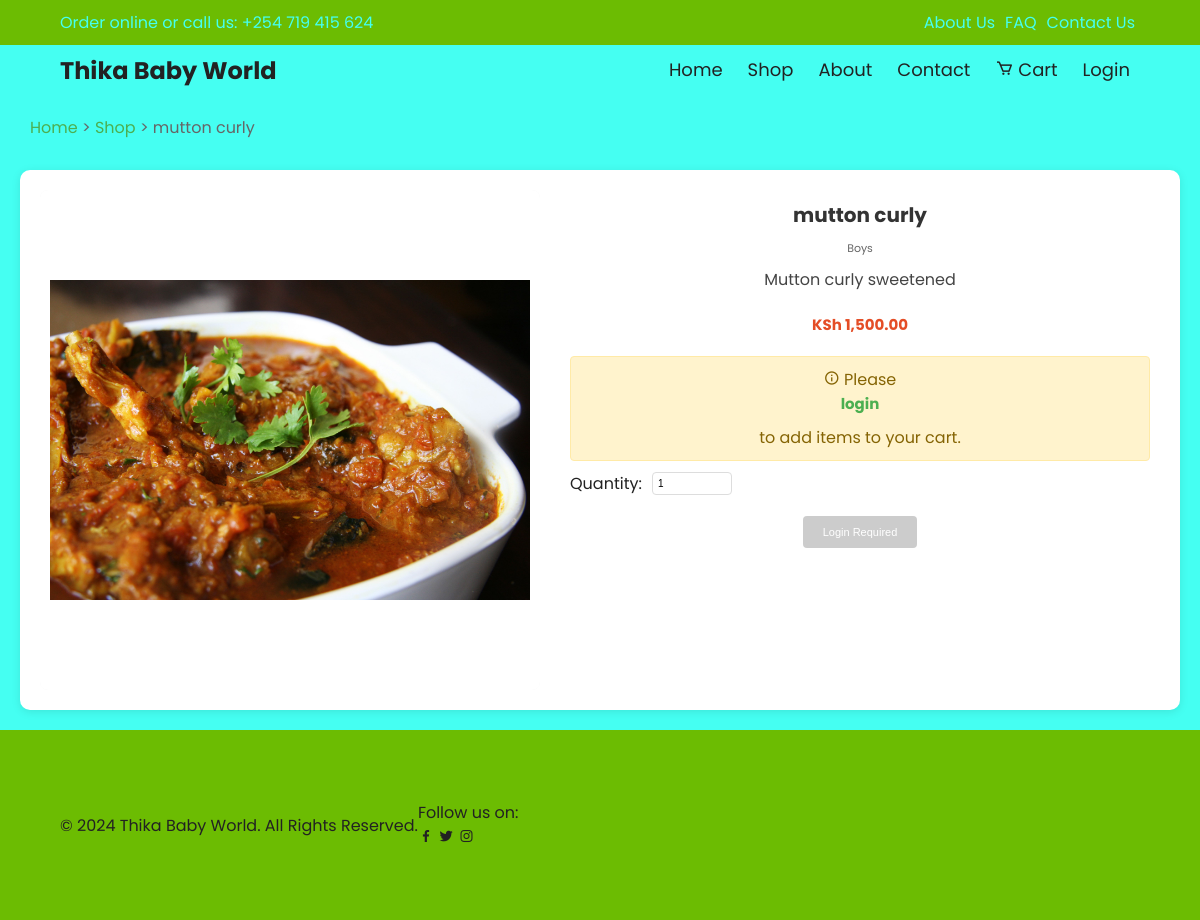
Screenshot of /productDetails.php?product_id=11 with the database file from the repository.
### tables this page shows
CREATE TABLE `products` (
  `product_id` int(11) NOT NULL,
  `name` varchar(255) NOT NULL,
  `category` varchar(100) NOT NULL,
  `description` text DEFAULT NULL,
  `price` decimal(10,2) NOT NULL,
  `quantity` int(11) NOT NULL DEFAULT 0,
  `image` varchar(500) DEFAULT NULL,
  `image_data` longblob DEFAULT NULL,
  `image_type` varchar(50) DEFAULT NULL,
  `created_at` timestamp NOT NULL DEFAULT current_timestamp(),
  `updated_at` timestamp NOT NULL DEFAULT current_timestamp() ON UPDATE current_timestamp()
);

### productDetails.php (the view, shortened to what this page needs)
<?php
print_r($_SESSION);
$product = null;
$currentUserId = null;
$isLoggedIn = isset($_SESSION['user_logged_in']) && $_SESSION['user_logged_in'] && !empty($currentUserId);
if (isset($_GET['product_id']) && is_numeric($_GET['product_id'])) {
    $productId = (int)$_GET['product_id'];
    try {
        $stmt = $conn->prepare("SELECT * FROM products WHERE product_id = ?");
        $stmt->bind_param("i", $productId);
        if (!$stmt->execute()) {
            throw new Exception("Execute failed: " . $stmt->error);
        }
        $result = $stmt->get_result();
        if ($result->num_rows > 0) {
            $product = $result->fetch_assoc();
        } else {
            $error = "Product not found (ID: $productId)";
        }
    } catch (Exception $e) {
        $error = "Error fetching product details: " . $e->getMessage();
    }
} else {
    $error = "Invalid product ID. Received: " . (isset($_GET['product_id']) ? $_GET['product_id'] : 'none');
}
?>
<!DOCTYPE html>
<html lang="en">
<head>
    <link rel="stylesheet" href="style.css">
    <link rel="stylesheet" href="https://cdn.jsdelivr.net/npm/boxicons@latest/css/boxicons.min.css">
</head>
<body>
    <div class="top-nav">
        <div class="container d-flex">
            <p>Order online or call us: +254 719 415 624</p>
            <ul class="d-flex">
                <li><a href="about.php">About Us</a></li>
                <li><a href="faq.php">FAQ</a></li>
                <li><a href="contact.php">Contact Us</a></li>
            </ul>
        </div>
    </div>
    <div class="navigation">
        <div class="nav-center container d-flex">
            <a href="index.php" class="logo">
                <h2>Thika Baby World</h2>
            </a>
            <ul class="nav-list d-flex">
                <li class="nav-item"><a href="index.php" class="nav-link">Home</a></li>
                <li class="nav-item"><a href="products.php" class="nav-link">Shop</a></li>
                <li class="nav-item"><a href="about.php" class="nav-link">About</a></li>
                <li class="nav-item"><a href="contact.php" class="nav-link">Contact</a></li>
                <li class="nav-item">
                    <a href="cart.php" class="nav-link">
                        <i class='bx bx-cart'></i> Cart
                    </a>
                </li>
                <?php if ($isLoggedIn): ?>
                    <li class="nav-item">
                        <a href="logout.php" class="nav-link">Logout</a>
                    </li>
                <?php else: ?>
                    <li class="nav-item">
                        <a href="login.php" class="nav-link">Login</a>
                    </li>
                <?php endif; ?>
            </ul>
        </div>
    </div>
    <div class="breadcrumb container">
        <a href="index.php">Home</a> &gt;
        <a href="products.php">Shop</a> &gt;
        <span><?php echo $product ? htmlspecialchars($product['name']) : 'Product Details'; ?></span>
    </div>
    <div class="product-container">
        <?php if ($product): ?>
            <div class="product-details">
                <div class="product-image">
                    <?php if (!empty($product['image'])): ?>
                        <img src="<?php echo htmlspecialchars($product['image']); ?>" alt="<?php echo htmlspecialchars($product['name']); ?>" />
                    <?php else: ?>
                        <img src="placeholder.jpg" alt="Image not available" />
                    <?php endif; ?>
                </div>
                <div class="product-info">
                    <h2 class="product-title"><?php echo htmlspecialchars($product['name']); ?></h2>
                    <p class="product-category"><?php echo htmlspecialchars($product['category']); ?></p>
                    <p class="product-description"><?php echo htmlspecialchars($product['description']); ?></p>
                    <p class="product-price">KSh <?php echo htmlspecialchars(number_format($product['price'], 2)); ?></p>
                    <?php if (!$isLoggedIn): ?>
                        <div class="login-prompt">
                            <i class='bx bx-info-circle'></i>
                            Please <a href="login.php?redirect=<?php echo urlencode($_SERVER['REQUEST_URI']); ?>">login</a> to add items to your cart.
                        </div>
                    <?php endif; ?>
                    <form method="POST" action="">
                        <div class="quantity-input">
                            <label for="quantity">Quantity:</label>
                            <input type="number" id="quantity" name="quantity" min="1" max="99" value="1" required>
                        </div>
                        <button type="submit" name="add_to_cart" class="add-to-cart-btn"
                                <?php echo !$isLoggedIn ? 'disabled' : ''; ?>>
                            <?php echo $isLoggedIn ? 'Add to Cart' : 'Login Required'; ?>
                        </button>
                    </form>
                </div>
            </div>
        <?php endif; ?>
    </div>
    <footer class="footer">
        <div class="container d-flex">
            <div class="footer-left">
                <p>&copy; 2024 Thika Baby World. All Rights Reserved.</p>
            </div>
            <div class="footer-right">
                <p>Follow us on:</p>
                <a href="#"><i class='bx bxl-facebook'></i></a>
                <a href="#"><i class='bx bxl-twitter'></i></a>
                <a href="#"><i class='bx bxl-instagram'></i></a>
            </div>
        </div>
    </footer>
</body>
</html>

### style.css (style rules this page uses)
*, *::before, *::after { margin: 0; padding: 0; box-sizing: border-box; }
:root { --white: #45fff2; --black: #222; --green: #6cbc02; --grey: #f0f0f0; --grey2: #e9d7d3; }
html { font-size: 62.5%; }
body { font-family: "Poppins", sans-serif; font-size: 1.6rem; background-color: var(--white); color: var(--black); font-weight: 400; font-style: normal; }
a { text-decoration: none; color: inherit; }
li { list-style-type: none; }
.container { max-width: 114rem; margin: 0 auto; padding: 0 3rem; }
.d-flex { display: flex; align-items: center; }
.top-nav { background-color: var(--green); color: var(--white); }
.top-nav .container { justify-content: space-between; height: 4.5rem; }
.top-nav a { padding: 0 0.5rem; color: var(--white); }
.navigation { height: 6rem; line-height: 5rem; }
.nav-center { justify-content: space-between; display: flex; align-items: center; }
.nav-list { display: flex; }
.nav-list .nav-item:not(:last-child) { margin-right: 0.5rem; }
.nav-list .nav-link { font-size: 1.8rem; padding: 1rem; }
.product-info { padding: 1rem; text-align: center; }
.product-info a { font-size: 1.5rem; display: block; margin-bottom: 1rem; transition: all 300ms ease; }
.footer { padding: 7rem 1rem; background-color: var(--green); }
form { position: relative; z-index: 1; }

### productDetails.php (style rules this page uses)
.product-container { max-width: 1200px; margin: 2rem auto; padding: 0 20px; }
.product-details { display: flex; gap: 2rem; background: white; border-radius: 10px; padding: 2rem; box-shadow: 0 2px 10px rgba(0, 0, 0, 0.1); }
.product-image { flex: 1; min-width: 300px; max-width: 500px; aspect-ratio: 1; position: relative; background-color: #f8f8f8; border-radius: 8px; overflow: hidden; }
.product-image img { position: absolute; top: 0; left: 0; width: 100%; height: 100%; object-fit: contain; padding: 1rem; background-color: white; transition: transform 0.3s ease; }
.product-info { flex: 1; min-width: 300px; }
.product-title { font-size: 2rem; color: #333; margin-bottom: 1rem; }
.product-category { color: #666; font-size: 1.1rem; margin-bottom: 1rem; }
.product-description { color: #444; line-height: 1.6; margin-bottom: 2rem; }
.product-price { font-size: 1.5rem; color: #e44d26; font-weight: bold; margin-bottom: 2rem; }
.quantity-input { display: flex; align-items: center; gap: 1rem; margin-bottom: 2rem; }
.quantity-input input { width: 80px; padding: 0.5rem; border: 1px solid #ddd; border-radius: 4px; font-size: 1rem; }
.add-to-cart-btn { background-color: #4CAF50; color: white; border: none; padding: 1rem 2rem; border-radius: 4px; cursor: pointer; font-size: 1.1rem; transition: background-color 0.3s; }
.add-to-cart-btn:disabled { background-color: #ccc; cursor: not-allowed; }
.breadcrumb { padding: 1rem 0; color: #666; }
.breadcrumb a { color: #4CAF50; text-decoration: none; }
.login-prompt { background-color: #fff3cd; color: #856404; border: 1px solid #ffeaa7; padding: 1rem; border-radius: 4px; margin-bottom: 1rem; }
.login-prompt a { color: #4CAF50; text-decoration: none; font-weight: bold; }

### rows the page displays
products: name "mutton curly", image (picture), category "Boys", description "Mutton curly sweetened", price "1,500.00"
